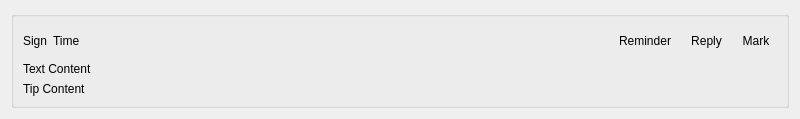
<?xml version="1.0" encoding="UTF-8"?>
<ui version="4.0">
 <class>Recent</class>
 <widget class="QWidget" name="Recent">
  <property name="geometry">
   <rect>
    <x>0</x>
    <y>0</y>
    <width>800</width>
    <height>116</height>
   </rect>
  </property>
  <property name="sizePolicy">
   <sizepolicy hsizetype="Preferred" vsizetype="Fixed">
    <horstretch>0</horstretch>
    <verstretch>0</verstretch>
   </sizepolicy>
  </property>
  <property name="windowTitle">
   <string notr="true">Recent</string>
  </property>
  <layout class="QVBoxLayout" name="verticalLayout">
   <item>
    <widget class="QGroupBox" name="group">
     <layout class="QVBoxLayout" name="groupLayout">
      <item>
       <widget class="QWidget" name="toolsWidget" native="true">
        <property name="minimumSize">
         <size>
          <width>0</width>
          <height>30</height>
         </size>
        </property>
        <layout class="QHBoxLayout" name="horizontalLayout">
         <property name="leftMargin">
          <number>0</number>
         </property>
         <property name="topMargin">
          <number>0</number>
         </property>
         <property name="rightMargin">
          <number>0</number>
         </property>
         <property name="bottomMargin">
          <number>0</number>
         </property>
         <item>
          <widget class="QLabel" name="signLabel">
           <property name="text">
            <string notr="true">Sign</string>
           </property>
          </widget>
         </item>
         <item>
          <widget class="QLabel" name="timeLabel">
           <property name="text">
            <string notr="true">Time</string>
           </property>
          </widget>
         </item>
         <item>
          <spacer name="horizontalSpacer">
           <property name="orientation">
            <enum>Qt::Horizontal</enum>
           </property>
           <property name="sizeHint" stdset="0">
            <size>
             <width>40</width>
             <height>20</height>
            </size>
           </property>
          </spacer>
         </item>
         <item>
          <widget class="QToolButton" name="reminderButton">
           <property name="text">
            <string notr="true">Reminder</string>
           </property>
           <property name="iconSize">
            <size>
             <width>20</width>
             <height>20</height>
            </size>
           </property>
           <property name="autoRaise">
            <bool>true</bool>
           </property>
          </widget>
         </item>
         <item>
          <widget class="QToolButton" name="replyButton">
           <property name="enabled">
            <bool>true</bool>
           </property>
           <property name="text">
            <string notr="true">Reply</string>
           </property>
           <property name="iconSize">
            <size>
             <width>20</width>
             <height>20</height>
            </size>
           </property>
           <property name="autoRaise">
            <bool>true</bool>
           </property>
          </widget>
         </item>
         <item>
          <widget class="QToolButton" name="markButton">
           <property name="text">
            <string notr="true">Mark</string>
           </property>
           <property name="iconSize">
            <size>
             <width>20</width>
             <height>20</height>
            </size>
           </property>
           <property name="autoRaise">
            <bool>true</bool>
           </property>
          </widget>
         </item>
        </layout>
       </widget>
      </item>
      <item>
       <widget class="QLabel" name="text">
        <property name="text">
         <string notr="true">Text Content</string>
        </property>
        <property name="wordWrap">
         <bool>true</bool>
        </property>
       </widget>
      </item>
      <item>
       <widget class="QLabel" name="tip">
        <property name="text">
         <string notr="true">Tip Content</string>
        </property>
       </widget>
      </item>
     </layout>
    </widget>
   </item>
  </layout>
 </widget>
 <resources/>
 <connections/>
</ui>
